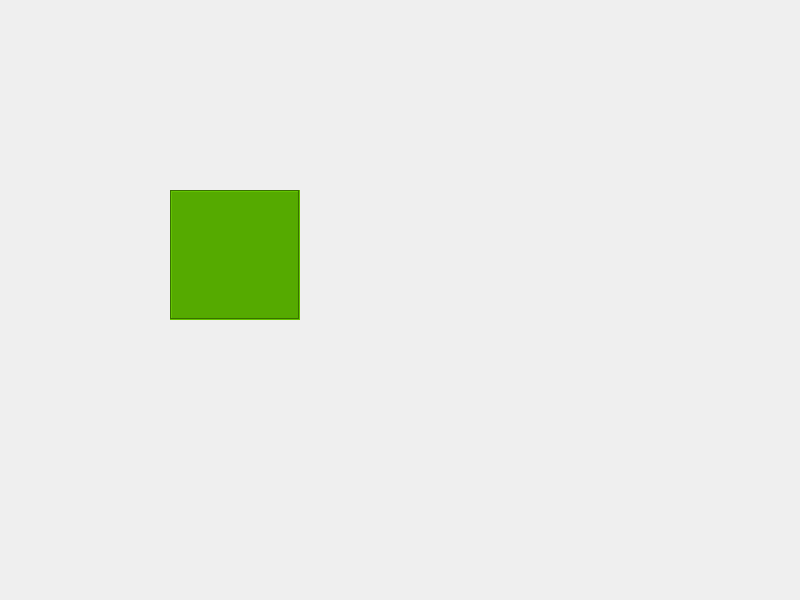
<?xml version="1.0" encoding="UTF-8"?>
<ui version="4.0">
 <class>KeyBoardDialog</class>
 <widget class="QDialog" name="KeyBoardDialog">
  <property name="geometry">
   <rect>
    <x>0</x>
    <y>0</y>
    <width>800</width>
    <height>600</height>
   </rect>
  </property>
  <property name="windowTitle">
   <string>KeyBoardDialog</string>
  </property>
  <widget class="QLabel" name="label">
   <property name="geometry">
    <rect>
     <x>170</x>
     <y>190</y>
     <width>130</width>
     <height>130</height>
    </rect>
   </property>
   <property name="styleSheet">
    <string notr="true">background-color: rgb(85, 170, 0);</string>
   </property>
   <property name="frameShape">
    <enum>QFrame::Box</enum>
   </property>
   <property name="frameShadow">
    <enum>QFrame::Sunken</enum>
   </property>
   <property name="text">
    <string/>
   </property>
  </widget>
 </widget>
 <resources/>
 <connections/>
</ui>
